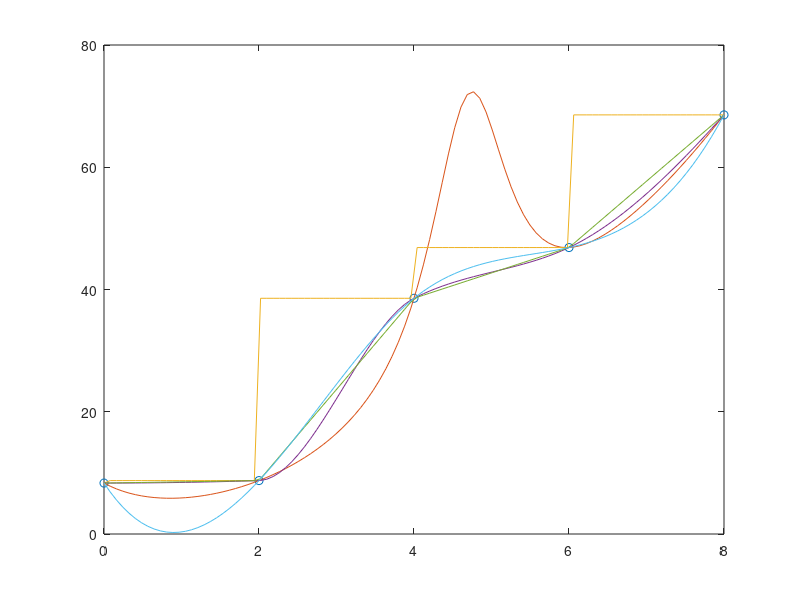

Reproduce this figure in MATLAB.
cla
clear
hold off
x=0:2:8;

func=@(x) (x.^2 + 10 ./ (sin(x) + 1.2));

y=func(x);

plot(x,y, "o");
hold on

xx=linspace(0,8,100);
yy=func(xx);

plot(xx,yy)

s1=interp1(x,y,xx,"next");
plot(xx,s1)
s1=interp1(x,y,xx,"cubic");
plot(xx,s1)
s1=interp1(x,y,xx);
plot(xx,s1)
s1=interp1(x,y,xx, "spline");
plot(xx,s1)



